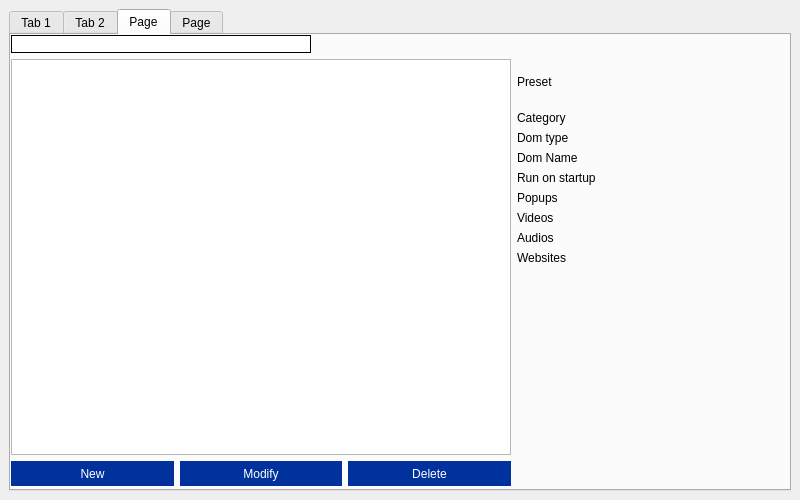
<?xml version="1.0" encoding="UTF-8"?>
<ui version="4.0">
 <class>MainWindow</class>
 <widget class="QMainWindow" name="MainWindow">
  <property name="geometry">
   <rect>
    <x>0</x>
    <y>0</y>
    <width>800</width>
    <height>500</height>
   </rect>
  </property>
  <property name="minimumSize">
   <size>
    <width>800</width>
    <height>500</height>
   </size>
  </property>
  <property name="maximumSize">
   <size>
    <width>800</width>
    <height>500</height>
   </size>
  </property>
  <property name="sizeIncrement">
   <size>
    <width>10</width>
    <height>10</height>
   </size>
  </property>
  <property name="windowTitle">
   <string>MainWindow</string>
  </property>
  <widget class="QWidget" name="centralwidget">
   <layout class="QGridLayout" name="gridLayout">
    <item row="0" column="1">
     <widget class="QTabWidget" name="tabWidget">
      <property name="currentIndex">
       <number>2</number>
      </property>
      <widget class="QWidget" name="main">
       <attribute name="title">
        <string>Tab 1</string>
       </attribute>
       <widget class="QWidget" name="verticalLayoutWidget_3">
        <property name="geometry">
         <rect>
          <x>3</x>
          <y>53</y>
          <width>771</width>
          <height>331</height>
         </rect>
        </property>
        <layout class="QVBoxLayout" name="verticalLayout">
         <item>
          <layout class="QVBoxLayout" name="main_additionalOptionsVLayout">
           <item>
            <layout class="QVBoxLayout" name="main_presetVLayout">
             <item alignment="Qt::AlignHCenter">
              <widget class="QLabel" name="main_presetTitleLabel">
               <property name="styleSheet">
                <string notr="true">font: 14pt &quot;Segoe UI&quot;;</string>
               </property>
               <property name="text">
                <string>Preset</string>
               </property>
              </widget>
             </item>
             <item>
              <layout class="QHBoxLayout" name="main_presetHLayout">
               <item>
                <layout class="QFormLayout" name="main_presetFormLayout">
                 <item row="0" column="1">
                  <widget class="QComboBox" name="main_presetComboBox"/>
                 </item>
                 <item row="0" column="0">
                  <widget class="QLabel" name="main_presetChooseLabel">
                   <property name="text">
                    <string>Preset</string>
                   </property>
                  </widget>
                 </item>
                </layout>
               </item>
               <item>
                <widget class="QTextEdit" name="main_presetDescriptionTextEdit">
                 <property name="sizePolicy">
                  <sizepolicy hsizetype="Preferred" vsizetype="Preferred">
                   <horstretch>0</horstretch>
                   <verstretch>0</verstretch>
                  </sizepolicy>
                 </property>
                 <property name="maximumSize">
                  <size>
                   <width>800</width>
                   <height>16777215</height>
                  </size>
                 </property>
                </widget>
               </item>
              </layout>
             </item>
            </layout>
           </item>
           <item alignment="Qt::AlignHCenter">
            <widget class="QLabel" name="main_additionalTitleLabel">
             <property name="styleSheet">
              <string notr="true">font: 14pt &quot;Segoe UI&quot;;</string>
             </property>
             <property name="text">
              <string>Additional options</string>
             </property>
            </widget>
           </item>
           <item>
            <layout class="QHBoxLayout" name="main_additionnalOptionsCheckBoxesHLayout">
             <item>
              <widget class="QCheckBox" name="main_showDiscordCheckBox">
               <property name="styleSheet">
                <string notr="true"/>
               </property>
               <property name="text">
                <string>Show on Discord</string>
               </property>
              </widget>
             </item>
             <item>
              <widget class="QCheckBox" name="main_runStartupCheckBox">
               <property name="styleSheet">
                <string notr="true"/>
               </property>
               <property name="text">
                <string>Run on save &amp; exit</string>
               </property>
              </widget>
             </item>
            </layout>
           </item>
          </layout>
         </item>
        </layout>
       </widget>
      </widget>
      <widget class="QWidget" name="config">
       <attribute name="title">
        <string>Tab 2</string>
       </attribute>
      </widget>
      <widget class="QWidget" name="presets">
       <attribute name="title">
        <string>Page</string>
       </attribute>
       <widget class="QWidget" name="horizontalLayoutWidget">
        <property name="geometry">
         <rect>
          <x>0</x>
          <y>0</y>
          <width>691</width>
          <height>451</height>
         </rect>
        </property>
        <layout class="QHBoxLayout" name="horizontalLayout">
         <item>
          <layout class="QVBoxLayout" name="presets_listvLayout">
           <item>
            <widget class="QLineEdit" name="presets_searchLineEdit">
             <property name="sizePolicy">
              <sizepolicy hsizetype="Preferred" vsizetype="Fixed">
               <horstretch>0</horstretch>
               <verstretch>0</verstretch>
              </sizepolicy>
             </property>
             <property name="minimumSize">
              <size>
               <width>300</width>
               <height>0</height>
              </size>
             </property>
             <property name="maximumSize">
              <size>
               <width>300</width>
               <height>30</height>
              </size>
             </property>
             <property name="styleSheet">
              <string notr="true">border: 1px solid black;
color: rgb(109, 109, 109);</string>
             </property>
             <property name="text">
              <string/>
             </property>
            </widget>
           </item>
           <item>
            <widget class="QListView" name="presets_listView">
             <property name="sizePolicy">
              <sizepolicy hsizetype="Preferred" vsizetype="Expanding">
               <horstretch>0</horstretch>
               <verstretch>0</verstretch>
              </sizepolicy>
             </property>
             <property name="minimumSize">
              <size>
               <width>500</width>
               <height>0</height>
              </size>
             </property>
             <property name="maximumSize">
              <size>
               <width>400</width>
               <height>500</height>
              </size>
             </property>
            </widget>
           </item>
           <item>
            <layout class="QHBoxLayout" name="presets_buttonshLayout">
             <item>
              <widget class="QPushButton" name="presets_newButton">
               <property name="styleSheet">
                <string notr="true">QPushButton {
    background-color: rgb(0,49,156);
	color: white;
	border: no-border;
	height: 25px;

}
QPushButton:pressed { 
	background-color: rgb(74,75,180);
}</string>
               </property>
               <property name="text">
                <string>New</string>
               </property>
              </widget>
             </item>
             <item>
              <widget class="QPushButton" name="presets_modifyButton">
               <property name="styleSheet">
                <string notr="true">QPushButton {
    background-color: rgb(0,49,156);
	color: white;
	border: no-border;
	height: 25px;

}
QPushButton:pressed { 
	background-color: rgb(74,75,180);
}</string>
               </property>
               <property name="text">
                <string>Modify</string>
               </property>
              </widget>
             </item>
             <item>
              <widget class="QPushButton" name="presets_deleteButton">
               <property name="styleSheet">
                <string notr="true">QPushButton {
    background-color: rgb(0,49,156);
	color: white;
	border: no-border;
	height: 25px;

}
QPushButton:pressed { 
	background-color: rgb(74,75,180);
}</string>
               </property>
               <property name="text">
                <string>Delete</string>
               </property>
              </widget>
             </item>
            </layout>
           </item>
          </layout>
         </item>
         <item>
          <layout class="QVBoxLayout" name="presets_infosvLayout">
           <item>
            <spacer name="verticalSpacer_2">
             <property name="orientation">
              <enum>Qt::Vertical</enum>
             </property>
             <property name="sizeType">
              <enum>QSizePolicy::Preferred</enum>
             </property>
             <property name="sizeHint" stdset="0">
              <size>
               <width>20</width>
               <height>40</height>
              </size>
             </property>
            </spacer>
           </item>
           <item>
            <layout class="QFormLayout" name="formLayout_2">
             <item row="0" column="0">
              <widget class="QLabel" name="presets_infos_presetLabel">
               <property name="text">
                <string>Preset </string>
               </property>
              </widget>
             </item>
             <item row="0" column="1">
              <widget class="QLabel" name="presets_infos_presetName">
               <property name="text">
                <string/>
               </property>
              </widget>
             </item>
             <item row="2" column="0">
              <widget class="QLabel" name="presets_infos_presetCategoryLabel">
               <property name="text">
                <string>Category </string>
               </property>
              </widget>
             </item>
             <item row="2" column="1">
              <widget class="QLabel" name="presets_infos_presetCategoryName">
               <property name="text">
                <string/>
               </property>
              </widget>
             </item>
             <item row="3" column="0">
              <widget class="QLabel" name="presets_infos_presetDomTypeLabel">
               <property name="text">
                <string>Dom type</string>
               </property>
              </widget>
             </item>
             <item row="3" column="1">
              <widget class="QLabel" name="presets_infos_presetDomType">
               <property name="text">
                <string/>
               </property>
              </widget>
             </item>
             <item row="4" column="0">
              <widget class="QLabel" name="presets_infos_presetDomNameLabel">
               <property name="text">
                <string>Dom Name</string>
               </property>
              </widget>
             </item>
             <item row="4" column="1">
              <widget class="QLabel" name="presets_infos_presetDomName">
               <property name="text">
                <string/>
               </property>
              </widget>
             </item>
             <item row="1" column="0">
              <spacer name="presets_spacerPresetCategory">
               <property name="orientation">
                <enum>Qt::Vertical</enum>
               </property>
               <property name="sizeType">
                <enum>QSizePolicy::Fixed</enum>
               </property>
               <property name="sizeHint" stdset="0">
                <size>
                 <width>20</width>
                 <height>10</height>
                </size>
               </property>
              </spacer>
             </item>
             <item row="5" column="0">
              <widget class="QLabel" name="presets_StartupRunLabel">
               <property name="text">
                <string>Run on startup</string>
               </property>
              </widget>
             </item>
             <item row="6" column="0">
              <widget class="QLabel" name="presets_infosPopupsLabel">
               <property name="text">
                <string>Popups</string>
               </property>
              </widget>
             </item>
             <item row="5" column="1">
              <widget class="QLabel" name="presets_StartupRun">
               <property name="text">
                <string/>
               </property>
              </widget>
             </item>
             <item row="7" column="0">
              <widget class="QLabel" name="presets_infosVideosLabel">
               <property name="text">
                <string>Videos</string>
               </property>
              </widget>
             </item>
             <item row="8" column="0">
              <widget class="QLabel" name="presets_infosAudioLabel">
               <property name="text">
                <string>Audios</string>
               </property>
              </widget>
             </item>
             <item row="9" column="0">
              <widget class="QLabel" name="presets_infosWebsitesLabel">
               <property name="text">
                <string>Websites</string>
               </property>
              </widget>
             </item>
             <item row="6" column="1">
              <widget class="QLabel" name="presets_infosPopups">
               <property name="text">
                <string/>
               </property>
              </widget>
             </item>
             <item row="7" column="1">
              <widget class="QLabel" name="presets_infosVideos">
               <property name="text">
                <string/>
               </property>
              </widget>
             </item>
             <item row="8" column="1">
              <widget class="QLabel" name="presets_infosAudios">
               <property name="text">
                <string/>
               </property>
              </widget>
             </item>
             <item row="9" column="1">
              <widget class="QLabel" name="presets_infosWebsites">
               <property name="text">
                <string/>
               </property>
              </widget>
             </item>
            </layout>
           </item>
          </layout>
         </item>
        </layout>
       </widget>
       <widget class="QLabel" name="presets_infos_presetDomName_2">
        <property name="geometry">
         <rect>
          <x>580</x>
          <y>190</y>
          <width>234</width>
          <height>20</height>
         </rect>
        </property>
        <property name="text">
         <string/>
        </property>
       </widget>
      </widget>
      <widget class="QWidget" name="about">
       <attribute name="title">
        <string>Page</string>
       </attribute>
       <widget class="QWidget" name="verticalLayoutWidget">
        <property name="geometry">
         <rect>
          <x>170</x>
          <y>50</y>
          <width>118</width>
          <height>80</height>
         </rect>
        </property>
        <layout class="QVBoxLayout" name="about_vLayout">
         <item>
          <widget class="QLabel" name="about_appNameLabel">
           <property name="text">
            <string>SubbyWare</string>
           </property>
          </widget>
         </item>
         <item>
          <layout class="QHBoxLayout" name="about_versionLayout">
           <item alignment="Qt::AlignHCenter">
            <widget class="QLabel" name="about_version_label">
             <property name="text">
              <string>Version :</string>
             </property>
            </widget>
           </item>
           <item alignment="Qt::AlignHCenter">
            <widget class="QLabel" name="about_vnumber_label">
             <property name="text">
              <string>0.1</string>
             </property>
            </widget>
           </item>
          </layout>
         </item>
         <item>
          <layout class="QHBoxLayout" name="about_author_layout">
           <item alignment="Qt::AlignHCenter">
            <widget class="QLabel" name="about_author_label">
             <property name="text">
              <string>Author :</string>
             </property>
            </widget>
           </item>
           <item alignment="Qt::AlignHCenter">
            <widget class="QLabel" name="aboutauthorName_label">
             <property name="text">
              <string>Mimifan</string>
             </property>
            </widget>
           </item>
          </layout>
         </item>
        </layout>
       </widget>
      </widget>
     </widget>
    </item>
   </layout>
  </widget>
 </widget>
 <resources/>
 <connections/>
</ui>
